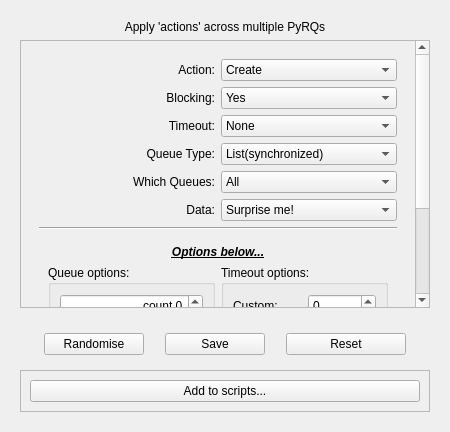
<?xml version="1.0" encoding="UTF-8"?>
<ui version="4.0">
 <class>Form</class>
 <widget class="QWidget" name="Form">
  <property name="geometry">
   <rect>
    <x>0</x>
    <y>0</y>
    <width>450</width>
    <height>432</height>
   </rect>
  </property>
  <property name="sizePolicy">
   <sizepolicy hsizetype="Preferred" vsizetype="Preferred">
    <horstretch>0</horstretch>
    <verstretch>0</verstretch>
   </sizepolicy>
  </property>
  <property name="minimumSize">
   <size>
    <width>450</width>
    <height>432</height>
   </size>
  </property>
  <property name="maximumSize">
   <size>
    <width>16777215</width>
    <height>700</height>
   </size>
  </property>
  <property name="contextMenuPolicy">
   <enum>Qt::CustomContextMenu</enum>
  </property>
  <property name="windowTitle">
   <string>Form</string>
  </property>
  <layout class="QVBoxLayout" name="verticalLayout">
   <item>
    <widget class="QFrame" name="frame_3">
     <property name="frameShape">
      <enum>QFrame::NoFrame</enum>
     </property>
     <property name="frameShadow">
      <enum>QFrame::Plain</enum>
     </property>
     <layout class="QVBoxLayout" name="verticalLayout_2">
      <item>
       <widget class="QLabel" name="label">
        <property name="maximumSize">
         <size>
          <width>16777215</width>
          <height>20</height>
         </size>
        </property>
        <property name="text">
         <string>Apply 'actions' across multiple PyRQs</string>
        </property>
        <property name="alignment">
         <set>Qt::AlignCenter</set>
        </property>
       </widget>
      </item>
      <item>
       <widget class="QScrollArea" name="scrollArea">
        <property name="verticalScrollBarPolicy">
         <enum>Qt::ScrollBarAlwaysOn</enum>
        </property>
        <property name="widgetResizable">
         <bool>true</bool>
        </property>
        <widget class="QWidget" name="scrollAreaWidgetContents">
         <property name="geometry">
          <rect>
           <x>0</x>
           <y>0</y>
           <width>396</width>
           <height>449</height>
          </rect>
         </property>
         <layout class="QGridLayout" name="gridLayout_7">
          <item row="0" column="0">
           <widget class="QFrame" name="frame_Options">
            <property name="frameShape">
             <enum>QFrame::NoFrame</enum>
            </property>
            <property name="frameShadow">
             <enum>QFrame::Plain</enum>
            </property>
            <layout class="QGridLayout" name="gridLayout_6">
             <item row="1" column="0">
              <widget class="QLabel" name="label_13">
               <property name="text">
                <string>Action:</string>
               </property>
               <property name="alignment">
                <set>Qt::AlignRight|Qt::AlignTrailing|Qt::AlignVCenter</set>
               </property>
              </widget>
             </item>
             <item row="1" column="1">
              <widget class="QComboBox" name="comboBox_Actions">
               <item>
                <property name="text">
                 <string>Create</string>
                </property>
               </item>
               <item>
                <property name="text">
                 <string>Close</string>
                </property>
               </item>
               <item>
                <property name="text">
                 <string>Put</string>
                </property>
               </item>
               <item>
                <property name="text">
                 <string>Get</string>
                </property>
               </item>
               <item>
                <property name="text">
                 <string>QSize</string>
                </property>
               </item>
               <item>
                <property name="text">
                 <string>MaxQSize</string>
                </property>
               </item>
              </widget>
             </item>
             <item row="2" column="0">
              <widget class="QLabel" name="label_Blocking">
               <property name="text">
                <string>Blocking:</string>
               </property>
               <property name="alignment">
                <set>Qt::AlignRight|Qt::AlignTrailing|Qt::AlignVCenter</set>
               </property>
              </widget>
             </item>
             <item row="2" column="1">
              <widget class="QComboBox" name="comboBox_Blocking">
               <item>
                <property name="text">
                 <string>Yes</string>
                </property>
               </item>
               <item>
                <property name="text">
                 <string>No</string>
                </property>
               </item>
               <item>
                <property name="text">
                 <string>Surprise me!</string>
                </property>
               </item>
              </widget>
             </item>
             <item row="3" column="0">
              <widget class="QLabel" name="label_Timeout">
               <property name="text">
                <string>Timeout:</string>
               </property>
               <property name="alignment">
                <set>Qt::AlignRight|Qt::AlignTrailing|Qt::AlignVCenter</set>
               </property>
              </widget>
             </item>
             <item row="3" column="1">
              <widget class="QComboBox" name="comboBox_Timeout">
               <item>
                <property name="text">
                 <string>None</string>
                </property>
               </item>
               <item>
                <property name="text">
                 <string>Custom value</string>
                </property>
               </item>
               <item>
                <property name="text">
                 <string>Random integer</string>
                </property>
               </item>
               <item>
                <property name="text">
                 <string>Unique random integer</string>
                </property>
               </item>
              </widget>
             </item>
             <item row="4" column="0">
              <widget class="QLabel" name="label_QueueType">
               <property name="text">
                <string>Queue Type:</string>
               </property>
               <property name="alignment">
                <set>Qt::AlignRight|Qt::AlignTrailing|Qt::AlignVCenter</set>
               </property>
              </widget>
             </item>
             <item row="4" column="1">
              <widget class="QComboBox" name="comboBox_QueueType">
               <item>
                <property name="text">
                 <string>List(synchronized)</string>
                </property>
               </item>
               <item>
                <property name="text">
                 <string>Multiprocessing.Queue</string>
                </property>
               </item>
               <item>
                <property name="text">
                 <string>Don't care</string>
                </property>
               </item>
               <item>
                <property name="text">
                 <string>Surprise me!</string>
                </property>
               </item>
               <item>
                <property name="text">
                 <string>Unique per PyRQ</string>
                </property>
               </item>
              </widget>
             </item>
             <item row="5" column="0">
              <widget class="QLabel" name="label_WhichQueues">
               <property name="text">
                <string>Which Queues:</string>
               </property>
               <property name="alignment">
                <set>Qt::AlignRight|Qt::AlignTrailing|Qt::AlignVCenter</set>
               </property>
              </widget>
             </item>
             <item row="5" column="1">
              <widget class="QComboBox" name="comboBox_WhichQueues">
               <item>
                <property name="text">
                 <string>All</string>
                </property>
               </item>
               <item>
                <property name="text">
                 <string>A random queue</string>
                </property>
               </item>
               <item>
                <property name="text">
                 <string>'n' random queues</string>
                </property>
               </item>
              </widget>
             </item>
             <item row="6" column="0">
              <widget class="QLabel" name="label_Data">
               <property name="text">
                <string>Data:</string>
               </property>
               <property name="alignment">
                <set>Qt::AlignRight|Qt::AlignTrailing|Qt::AlignVCenter</set>
               </property>
              </widget>
             </item>
             <item row="6" column="1">
              <widget class="QComboBox" name="comboBox_Data">
               <item>
                <property name="text">
                 <string>Surprise me!</string>
                </property>
               </item>
               <item>
                <property name="text">
                 <string>Randomly unique</string>
                </property>
               </item>
               <item>
                <property name="text">
                 <string>Custom value</string>
                </property>
               </item>
               <item>
                <property name="text">
                 <string>None</string>
                </property>
               </item>
              </widget>
             </item>
             <item row="7" column="0" colspan="2">
              <widget class="Line" name="line_2">
               <property name="orientation">
                <enum>Qt::Horizontal</enum>
               </property>
              </widget>
             </item>
             <item row="8" column="0" colspan="2">
              <widget class="QFrame" name="frame">
               <property name="frameShape">
                <enum>QFrame::NoFrame</enum>
               </property>
               <property name="frameShadow">
                <enum>QFrame::Plain</enum>
               </property>
               <layout class="QGridLayout" name="gridLayout_5">
                <item row="1" column="0">
                 <widget class="QGroupBox" name="groupBox_Queue">
                  <property name="title">
                   <string>Queue options:</string>
                  </property>
                  <layout class="QGridLayout" name="gridLayout_2">
                   <item row="0" column="0">
                    <widget class="QSpinBox" name="spinBox_CreateCount">
                     <property name="toolTip">
                      <string>How many queues to create on each PyRQ</string>
                     </property>
                     <property name="alignment">
                      <set>Qt::AlignRight|Qt::AlignTrailing|Qt::AlignVCenter</set>
                     </property>
                     <property name="prefix">
                      <string>count </string>
                     </property>
                     <property name="minimum">
                      <number>-1</number>
                     </property>
                    </widget>
                   </item>
                   <item row="1" column="0">
                    <widget class="QSpinBox" name="spinBox_CreateMaxsize">
                     <property name="toolTip">
                      <string>-1 = Not specified</string>
                     </property>
                     <property name="alignment">
                      <set>Qt::AlignRight|Qt::AlignTrailing|Qt::AlignVCenter</set>
                     </property>
                     <property name="prefix">
                      <string>maxsize  </string>
                     </property>
                     <property name="minimum">
                      <number>-1</number>
                     </property>
                     <property name="maximum">
                      <number>100000000</number>
                     </property>
                    </widget>
                   </item>
                  </layout>
                 </widget>
                </item>
                <item row="1" column="1">
                 <widget class="QGroupBox" name="groupBox_Timeout">
                  <property name="title">
                   <string>Timeout options:</string>
                  </property>
                  <layout class="QGridLayout" name="gridLayout">
                   <item row="0" column="0">
                    <widget class="QLabel" name="label_TimeoutCustom">
                     <property name="text">
                      <string>Custom:</string>
                     </property>
                    </widget>
                   </item>
                   <item row="0" column="1">
                    <widget class="QSpinBox" name="spinBox_Timeout">
                     <property name="toolTip">
                      <string>timeout value for the action (seconds)</string>
                     </property>
                    </widget>
                   </item>
                   <item row="1" column="0">
                    <widget class="QLabel" name="label_TimeoutMax">
                     <property name="text">
                      <string>Max:</string>
                     </property>
                    </widget>
                   </item>
                   <item row="1" column="1">
                    <widget class="QSpinBox" name="spinBox_TimeoutMax">
                     <property name="toolTip">
                      <string>Max size for timeout</string>
                     </property>
                    </widget>
                   </item>
                  </layout>
                 </widget>
                </item>
                <item row="0" column="0" colspan="2">
                 <widget class="QLabel" name="label_2">
                  <property name="font">
                   <font>
                    <weight>75</weight>
                    <italic>true</italic>
                    <bold>true</bold>
                    <underline>true</underline>
                   </font>
                  </property>
                  <property name="toolTip">
                   <string>Scroll down for further options</string>
                  </property>
                  <property name="text">
                   <string>Options below...</string>
                  </property>
                  <property name="alignment">
                   <set>Qt::AlignCenter</set>
                  </property>
                 </widget>
                </item>
               </layout>
              </widget>
             </item>
             <item row="9" column="0" colspan="2">
              <widget class="QGroupBox" name="groupBox">
               <property name="title">
                <string>Data options:</string>
               </property>
               <layout class="QVBoxLayout" name="verticalLayout_3">
                <item>
                 <widget class="QLineEdit" name="lineEdit_Data">
                  <property name="toolTip">
                   <string>Enter text here to send in suitable actions (eg: PUT)</string>
                  </property>
                  <property name="text">
                   <string>enter text...</string>
                  </property>
                  <property name="frame">
                   <bool>true</bool>
                  </property>
                 </widget>
                </item>
               </layout>
              </widget>
             </item>
            </layout>
           </widget>
          </item>
         </layout>
        </widget>
       </widget>
      </item>
      <item>
       <widget class="QFrame" name="frame_5">
        <property name="minimumSize">
         <size>
          <width>225</width>
          <height>50</height>
         </size>
        </property>
        <property name="maximumSize">
         <size>
          <width>16777215</width>
          <height>40</height>
         </size>
        </property>
        <property name="frameShape">
         <enum>QFrame::NoFrame</enum>
        </property>
        <property name="frameShadow">
         <enum>QFrame::Raised</enum>
        </property>
        <layout class="QGridLayout" name="gridLayout_3">
         <item row="0" column="0">
          <widget class="QPushButton" name="pushButton_Randomise">
           <property name="minimumSize">
            <size>
             <width>80</width>
             <height>0</height>
            </size>
           </property>
           <property name="maximumSize">
            <size>
             <width>100</width>
             <height>16777215</height>
            </size>
           </property>
           <property name="text">
            <string>Randomise</string>
           </property>
          </widget>
         </item>
         <item row="0" column="2">
          <widget class="QPushButton" name="pushButton_Reset">
           <property name="minimumSize">
            <size>
             <width>80</width>
             <height>0</height>
            </size>
           </property>
           <property name="maximumSize">
            <size>
             <width>120</width>
             <height>16777215</height>
            </size>
           </property>
           <property name="text">
            <string>Reset</string>
           </property>
          </widget>
         </item>
         <item row="0" column="1">
          <widget class="QPushButton" name="pushButton_Save">
           <property name="minimumSize">
            <size>
             <width>80</width>
             <height>0</height>
            </size>
           </property>
           <property name="maximumSize">
            <size>
             <width>100</width>
             <height>16777215</height>
            </size>
           </property>
           <property name="text">
            <string>Save</string>
           </property>
          </widget>
         </item>
        </layout>
       </widget>
      </item>
      <item>
       <widget class="QFrame" name="frame_2">
        <property name="frameShape">
         <enum>QFrame::StyledPanel</enum>
        </property>
        <property name="frameShadow">
         <enum>QFrame::Raised</enum>
        </property>
        <layout class="QHBoxLayout" name="horizontalLayout">
         <item>
          <widget class="QPushButton" name="pushButton_Execute">
           <property name="enabled">
            <bool>true</bool>
           </property>
           <property name="toolTip">
            <string>Add the actions to the script window.</string>
           </property>
           <property name="text">
            <string>Add to scripts...</string>
           </property>
          </widget>
         </item>
        </layout>
       </widget>
      </item>
     </layout>
    </widget>
   </item>
  </layout>
 </widget>
 <resources/>
 <connections/>
</ui>
